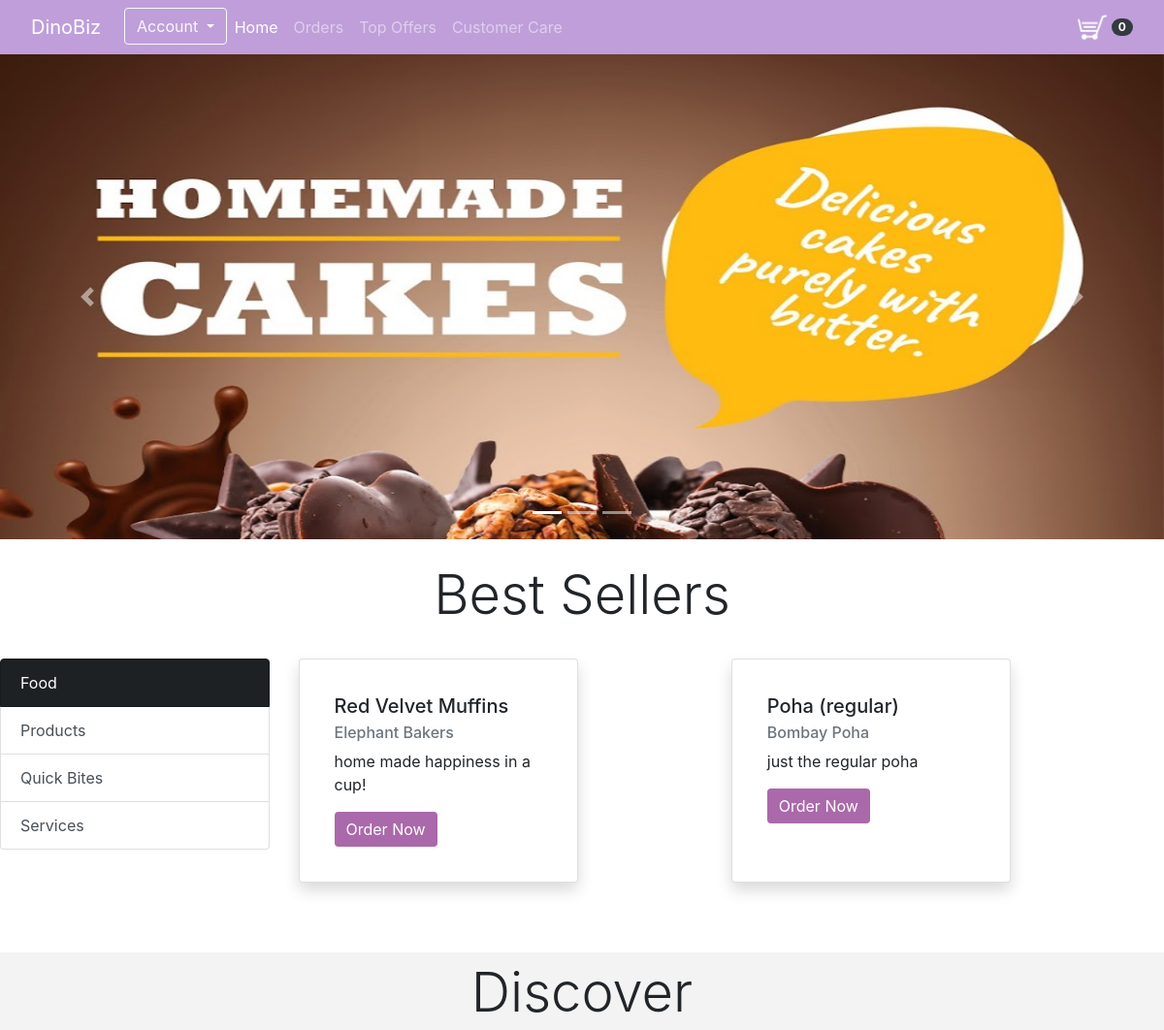
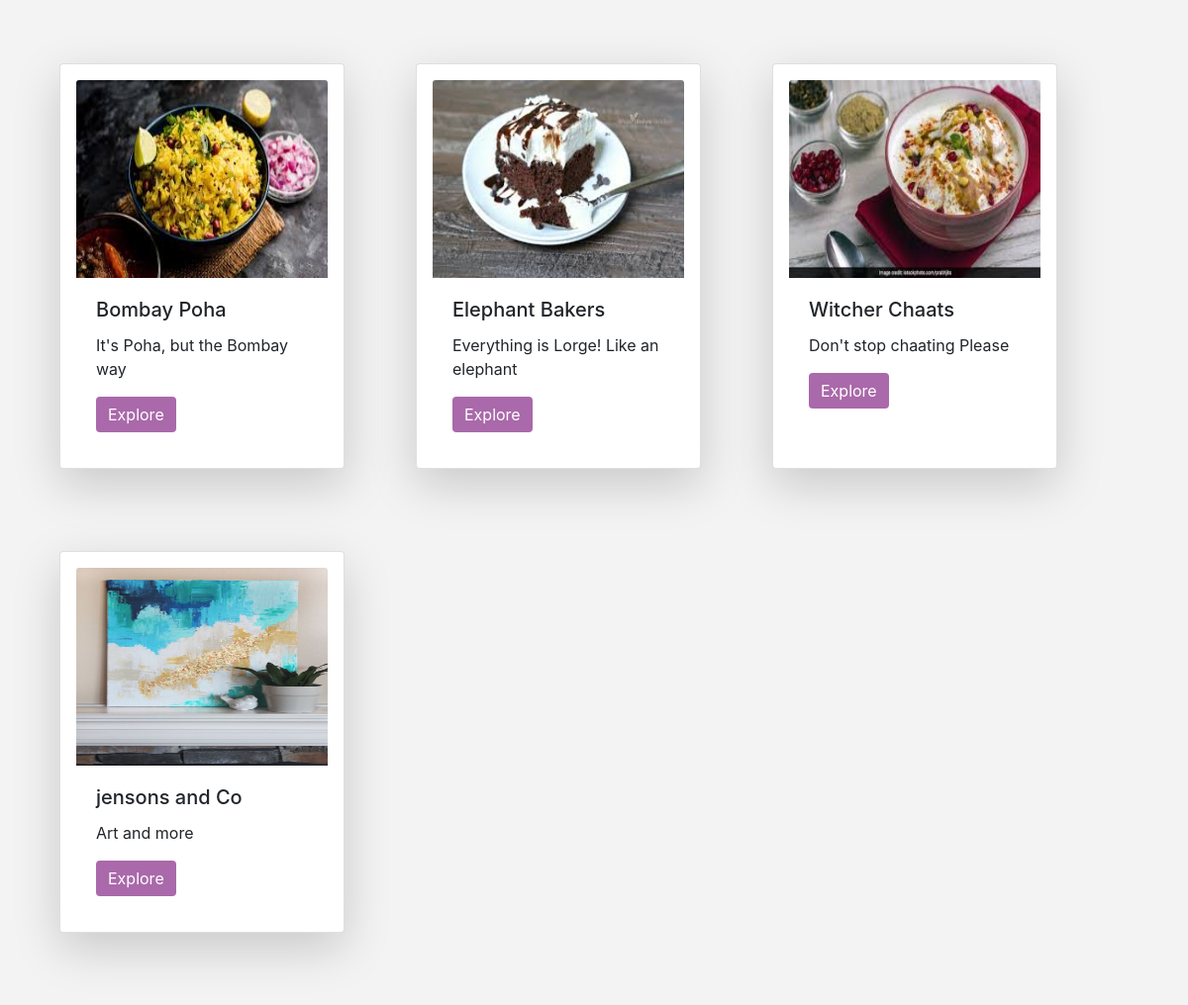
The app's page /uhome/ (signed in) with its own data (2 pictures, top to bottom).
### accounts/models.py (models this page shows, shortened)
class Product(models.Model):
    name = models.CharField(max_length=200,null=True)
    price = models.FloatField(null=True)
    seller = models.ForeignKey(Seller,null=True, on_delete=models.SET_NULL)
    image=models.ImageField(null=True,blank=True,upload_to="images/product/",default='default/product.jpg')
    category = models.CharField(max_length=200,null=True)
    description = models.CharField(max_length=500,null=True,blank=True)

class Seller(models.Model):
    user = models.OneToOneField(User, null=True,blank=True,on_delete=models.CASCADE)
    fname = models.CharField(max_length=200,null=True)
    lname = models.CharField(max_length=200,null=True)
    company = models.CharField(max_length=100,null=True)
    address=  models.CharField(max_length=300,null=True)
    locality = models.CharField(max_length=100,null=True)
    email = models.CharField(max_length=200,null=True,)
    s_phone = models.CharField(max_length=12,null=True)
    date_created = models.DateField(auto_now_add=True,null=True)
    description = models.CharField(max_length=500,null=True,blank=True)
    image=models.ImageField(null=True,blank=True,upload_to="images/")
    tags = models.ManyToManyField(Tag)
    pswd = models.CharField(max_length=200, null=True)
    conf_pswd = models.CharField(max_length=200, null=True)

### accounts/views.py (the view)
# urls.py: path('uhome/', views.userHome, name="uHome"),
def userHome(request):
    if request.user.is_authenticated:
        customer=request.user.customer
        cart,created = Cart.objects.get_or_create(customer=customer)
        items = cart.cartitem_set.all()
        cartitems = cart.get_cart_items
    else:
        items=[]
        order = {'get_cart_total':0,'get_cart_items':0}
    customer=request.user.customer
    food=Product.objects.filter(category="Food")
    art=Product.objects.filter(category="Art")
    bites=Product.objects.filter(category="Quick Bites")
    seller=Seller.objects.all()
    order=customer.order_set.all()
    context={'user':customer,'seller':seller,'order':order,'food':food,'art':art,'bites':bites,'cartitems':cartitems}
    return render(request,'userhome.html', context)

### accounts/models.py (called while the page is built)
    @property
    def get_cart_items(self):
        cartitems= self.cartitem_set.all()
        total=sum([item.quantity for item in cartitems])
        return total

### templates/userhome.html (shortened to what this page needs)
{% include 'common/user_header.html' %}
{% load static %}
<nav class="navbar navbar-expand-lg navbar-dark shadow">
  <a class="navbar-brand ml-3" href="#">DinoBiz</a>
  <div class="collapse navbar-collapse ml-2" id="navbarNav">
    <ul class="navbar-nav">
      <li class="nav-item">
        <div class="dropdown">
          <button class="btn btn-outline-light dropdown-toggle" type="button" id="dropdownMenuButton" data-toggle="dropdown" aria-haspopup="true" aria-expanded="false">
            Account
          </button>
        </div>
      </li>
      <li class="nav-item active">
        <a class="nav-link" href="{% url 'uHome' %}">Home <span class="sr-only">(current)</span></a>
      </li>
      <li class="nav-item ">
        <a class="nav-link"  href="{% url 'orders' %}">Orders</a>
      </li>
      <li class="nav-item">
        <a class="nav-link" href="#">Top Offers</a>
      </li>
      <li class="nav-item">
        <a class="nav-link" href="#">Customer Care</a>
      </li>
    </ul>
  </div>
  <a href="{% url 'cart' %}" class="float-right mr-3">
    <img src="{% static 'img/cart.png' %}" alt="HTML tutorial" style="width:30px;height:30px;">
    <span class="badge badge-pill badge-dark">{{ cartitems }}</span>
  </a>
  </nav>
<div id="carouselExampleIndicators" class="carousel slide" data-ride="carousel">
  <ol class="carousel-indicators">
    <li data-target="#carouselExampleIndicators" data-slide-to="0" class="active"></li>
    <li data-target="#carouselExampleIndicators" data-slide-to="1"></li>
    <li data-target="#carouselExampleIndicators" data-slide-to="2"></li>
  </ol>
  <div class="carousel-inner">
    <div class="carousel-item active">
      <img src="{% static 'img/cakes.jpg' %}" width="100%" height="500" class="d-block w-100" alt="...">
    </div>
  </div>
  <a class="carousel-control-prev" href="#carouselExampleIndicators" role="button" data-slide="prev">
    <span class="carousel-control-prev-icon" aria-hidden="true"></span>
  </a>
  <a class="carousel-control-next" href="#carouselExampleIndicators" role="button" data-slide="next">
    <span class="carousel-control-next-icon" aria-hidden="true"></span>
  </a>
</div>
<section class="bestseller pb-4">
  <h1 class="display-4 text-center p-4">Best Sellers</h1>
  <div class="row">
    <div class="col-3">
      <div class="list-group" id="list-tab" role="tablist">
        <a class="list-group-item list-group-item-action btn-dark active" id="list-home-list" data-toggle="list" href="#list-home" role="tab" aria-controls="home">Food</a>
        <a class="list-group-item list-group-item-action btn-dark" id="list-profile-list" data-toggle="list" href="#list-profile" role="tab" aria-controls="profile">Products</a>
        <a class="list-group-item list-group-item-action btn-dark" id="list-messages-list" data-toggle="list" href="#list-messages" role="tab" aria-controls="messages">Quick Bites</a>
        <a class="list-group-item list-group-item-action btn-dark" id="list-settings-list" data-toggle="list" href="#list-settings" role="tab" aria-controls="settings">Services</a>
      </div>
    </div>
    <div class="col-9">
      <div class="tab-content" id="nav-tabContent">
        <div class="tab-pane fade show active" id="list-home" role="tabpanel" aria-labelledby="list-home-list">
          <div class="bestcards">
          {% for f in food %}
          <div class="card shadow p-3 mb-5 bg-white rounded" style="width: 18rem;">
            <div class="card-body">
              <h5 class="card-title">{{ f.name }}</h5>
              <h6 class="card-subtitle mb-2 text-muted">{{ f.seller.company }}</h6>
              <p class="card-text">{{ f.description }}</p>
              <a href="{% url 'order' f.seller.id %}" class="card-link btn btn-dark">Order Now</a>
            </div>
          </div>
            {% endfor %}
          </div>
        </div>
    </div>
  </div>
  </div>
</section>
<section class="discover pt-2">
  <h1 class="display-4 text-center">Discover</h1>
  <div class="cards">
  {% for s in seller %}
      <div class="card shadow-lg p-3 mb-5 bg-white rounded" style="width: 18rem;">
        {% if s.image %}
          <img class="card-img-top" src="{{ s.image.url }}" alt="Card image cap" height="200px" >
          {% endif %}
          <div class="card-body">
            <h5 class="card-title">{{ s.company }}</h5>
            <p class="card-text">{{ s.description }}</p>
            <a href="{% url 'order' s.id %}" class="btn btn-primary" >Explore</a>
          </div>
  </div>
  {% endfor %}
</div>
</section>
{% include 'common/user_footer.html' %}

### statics/css/userhome.css (style rules this page uses)
nav { background: #bf9eda; }
nav a { color: ivory; }
.cards { position: relative; background-color: #f3f3f3; padding: 5%; display: -ms-grid; display: grid; -ms-grid-columns: (minmax(18rem, 0.8fr))[auto-fit]; grid-template-columns: repeat(auto-fit, minmax(18rem, 0.8fr)); row-gap: 4%; }
.cards .card { -webkit-transition: -webkit-transform 0.5s; transition: -webkit-transform 0.5s; transition: transform 0.5s; transition: transform 0.5s, -webkit-transform 0.5s; }
.cards .card a { background: #aa69aa; border: none; }
.bestseller .bestcards { position: relative; display: -ms-grid; display: grid; -ms-grid-columns: (minmax(19rem, 1fr))[auto-fit]; grid-template-columns: repeat(auto-fit, minmax(19rem, 1fr)); row-gap: 1%; }
.bestseller .bestcards .card { -webkit-transition: -webkit-transform 0.5s; transition: -webkit-transform 0.5s; transition: transform 0.5s; transition: transform 0.5s, -webkit-transform 0.5s; }
.bestseller .bestcards .card a { background: #aa69aa; border: none; }
.discover { background-color: #f3f3f3; }
.discover h1 { background-color: #f3f3f3; }

### records on screen
Product: name "Red Velvet Muffins", seller.company "Elephant Bakers", description "home made happiness in a cup!"
Product: name "Poha (regular)", seller.company "Bombay Poha", description "just the regular poha"
Seller: image (picture), company "Bombay Poha", description "It's Poha, but the Bombay way"
Seller: image (picture), company "Elephant Bakers", description "Everything is Lorge! Like an elephant"
Seller: image (picture), company "Witcher Chaats", description "Don't stop chaating Please"
Seller: image (picture), company "jensons and Co", description "Art and more"

### other values on screen
{{ cartitems }} "0"
